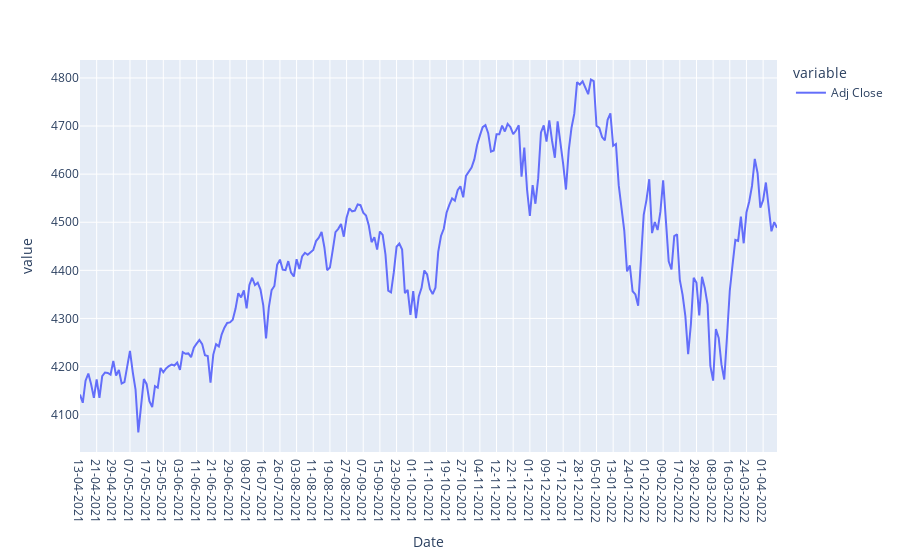

The cell this chart's notebook holds for it:
### Code cell
GSPC_df.set_index('Date')[['Adj Close']].plot()

### Figure 1 — Plotly figure (JSON) as saved in the notebook; plotly's stock layout.template omitted (floating-point values rounded to 4 significant figures; data arrays with more than 128 entries replaced by an {"elided": "..."} marker saying what was removed)
{"data": [{"hovertemplate": "variable=Adj Close<br>Date=%{x}<br>value=%{y}<extra></extra>", "legendgroup": "Adj Close", "line": {"color": "#636efa", "dash": "solid"}, "marker": {"symbol": "circle"}, "mode": "lines", "name": "Adj Close", "orientation": "v", "showlegend": true, "type": "scatter", "x": {"elided": "252 str values"}, "xaxis": "x", "y": {"elided": "252 float values"}, "yaxis": "y"}], "layout": {"legend": {"title": {"text": "variable"}, "tracegroupgap": 0}, "margin": {"t": 60}, "xaxis": {"anchor": "y", "domain": [0, 1], "title": {"text": "Date"}}, "yaxis": {"anchor": "x", "domain": [0, 1], "title": {"text": "value"}}}}
